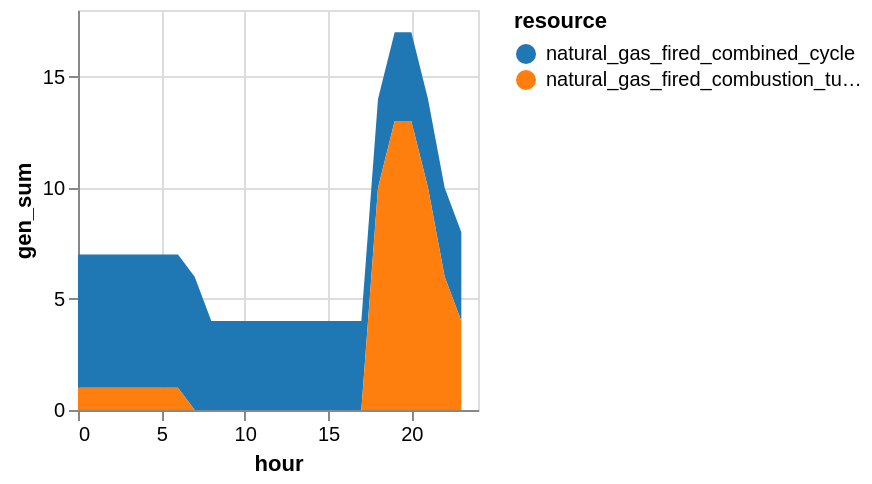

Notebook cell for this chart:
### Markdown cell above
We can examine the commitment status of various units by examining the results in `solution.commit`.

### Code cell
sol_commit = innerjoin(solution.commit, 
                    gen_df[!, [:r_id, :resource]], 
                    on = :r_id)
sol_commit = combine(groupby(sol_commit, [:resource, :hour]), 
            :gen => sum)
sol_commit.hour = sol_commit.hour .- T_period[1]

sol_commit |>
@vlplot(:area, 
    x=:hour, y={:gen_sum, stack=:zero}, 
    color={"resource:n", scale={scheme="category10"}})

### Figure 1 — Vega specification as saved in the notebook (floating-point values rounded to 4 significant figures)
{"$schema": "https://vega.github.io/schema/vega/v5.json", "axes": [{"aria": false, "domain": false, "grid": true, "gridScale": "y", "labels": false, "maxExtent": 0, "minExtent": 0, "orient": "bottom", "scale": "x", "tickCount": {"signal": "ceil(width/40)"}, "ticks": false, "zindex": 0}, {"aria": false, "domain": false, "grid": true, "gridScale": "x", "labels": false, "maxExtent": 0, "minExtent": 0, "orient": "left", "scale": "y", "tickCount": {"signal": "ceil(height/40)"}, "ticks": false, "zindex": 0}, {"grid": false, "labelFlush": true, "labelOverlap": true, "orient": "bottom", "scale": "x", "tickCount": {"signal": "ceil(width/40)"}, "title": "hour", "zindex": 0}, {"grid": false, "labelOverlap": true, "orient": "left", "scale": "y", "tickCount": {"signal": "ceil(height/40)"}, "title": "gen_sum", "zindex": 0}], "background": "white", "data": [{"name": "source_0", "values": [{"gen_sum": 6, "hour": 0, "resource": "natural_gas_fired_combined_cycle"}, {"gen_sum": 1, "hour": 0, "resource": "natural_gas_fired_combustion_turbine"}, {"gen_sum": 6, "hour": 1, "resource": "natural_gas_fired_combined_cycle"}, {"gen_sum": 1, "hour": 1, "resource": "natural_gas_fired_combustion_turbine"}, {"gen_sum": 6, "hour": 2, "resource": "natural_gas_fired_combined_cycle"}, {"gen_sum": 1, "hour": 2, "resource": "natural_gas_fired_combustion_turbine"}, {"gen_sum": 6, "hour": 3, "resource": "natural_gas_fired_combined_cycle"}, {"gen_sum": 1, "hour": 3, "resource": "natural_gas_fired_combustion_turbine"}, {"gen_sum": 6, "hour": 4, "resource": "natural_gas_fired_combined_cycle"}, {"gen_sum": 1, "hour": 4, "resource": "natural_gas_fired_combustion_turbine"}, {"gen_sum": 6, "hour": 5, "resource": "natural_gas_fired_combined_cycle"}, {"gen_sum": 1, "hour": 5, "resource": "natural_gas_fired_combustion_turbine"}, {"gen_sum": 6, "hour": 6, "resource": "natural_gas_fired_combined_cycle"}, {"gen_sum": 1, "hour": 6, "resource": "natural_gas_fired_combustion_turbine"}, {"gen_sum": 6, "hour": 7, "resource": "natural_gas_fired_combined_cycle"}, {"gen_sum": 0, "hour": 7, "resource": "natural_gas_fired_combustion_turbine"}, {"gen_sum": 4, "hour": 8, "resource": "natural_gas_fired_combined_cycle"}, {"gen_sum": 0, "hour": 8, "resource": "natural_gas_fired_combustion_turbine"}, {"gen_sum": 4, "hour": 9, "resource": "natural_gas_fired_combined_cycle"}, {"gen_sum": 0, "hour": 9, "resource": "natural_gas_fired_combustion_turbine"}, {"gen_sum": 4, "hour": 10, "resource": "natural_gas_fired_combined_cycle"}, {"gen_sum": 0, "hour": 10, "resource": "natural_gas_fired_combustion_turbine"}, {"gen_sum": 4, "hour": 11, "resource": "natural_gas_fired_combined_cycle"}, {"gen_sum": 0, "hour": 11, "resource": "natural_gas_fired_combustion_turbine"}, {"gen_sum": 4, "hour": 12, "resource": "natural_gas_fired_combined_cycle"}, {"gen_sum": 0, "hour": 12, "resource": "natural_gas_fired_combustion_turbine"}, {"gen_sum": 4, "hour": 13, "resource": "natural_gas_fired_combined_cycle"}, {"gen_sum": 0, "hour": 13, "resource": "natural_gas_fired_combustion_turbine"}, {"gen_sum": 4, "hour": 14, "resource": "natural_gas_fired_combined_cycle"}, {"gen_sum": 0, "hour": 14, "resource": "natural_gas_fired_combustion_turbine"}, {"gen_sum": 4, "hour": 15, "resource": "natural_gas_fired_combined_cycle"}, {"gen_sum": 0, "hour": 15, "resource": "natural_gas_fired_combustion_turbine"}, {"gen_sum": 4, "hour": 16, "resource": "natural_gas_fired_combined_cycle"}, {"gen_sum": 0, "hour": 16, "resource": "natural_gas_fired_combustion_turbine"}, {"gen_sum": 4, "hour": 17, "resource": "natural_gas_fired_combined_cycle"}, {"gen_sum": 0, "hour": 17, "resource": "natural_gas_fired_combustion_turbine"}, {"gen_sum": 4, "hour": 18, "resource": "natural_gas_fired_combined_cycle"}, {"gen_sum": 10, "hour": 18, "resource": "natural_gas_fired_combustion_turbine"}, {"gen_sum": 4, "hour": 19, "resource": "natural_gas_fired_combined_cycle"}, {"gen_sum": 13, "hour": 19, "resource": "natural_gas_fired_combustion_turbine"}, {"gen_sum": 4, "hour": 20, "resource": "natural_gas_fired_combined_cycle"}, {"gen_sum": 13, "hour": 20, "resource": "natural_gas_fired_combustion_turbine"}, {"gen_sum": 4, "hour": 21, "resource": "natural_gas_fired_combined_cycle"}, {"gen_sum": 10, "hour": 21, "resource": "natural_gas_fired_combustion_turbine"}, {"gen_sum": 4, "hour": 22, "resource": "natural_gas_fired_combined_cycle"}, {"gen_sum": 6, "hour": 22, "resource": "natural_gas_fired_combustion_turbine"}, {"gen_sum": 4, "hour": 23, "resource": "natural_gas_fired_combined_cycle"}, {"gen_sum": 4, "hour": 23, "resource": "natural_gas_fired_combustion_turbine"}]}, {"name": "data_0", "source": "source_0", "transform": [{"as": "hour", "expr": "toNumber(datum[\"hour\"])", "type": "formula"}, {"field": "gen_sum", "groupby": ["resource"], "key": "hour", "method": "value", "type": "impute", "value": 0}, {"as": ["gen_sum_start", "gen_sum_end"], "field": "gen_sum", "groupby": ["hour"], "offset": "zero", "sort": {"field": ["resource"], "order": ["descending"]}, "type": "stack"}]}], "height": 200, "legends": [{"fill": "color", "symbolType": "circle", "title": "resource"}], "marks": [{"encode": {"update": {"height": {"field": {"group": "height"}}, "width": {"field": {"group": "width"}}}}, "from": {"facet": {"data": "data_0", "groupby": ["resource"], "name": "faceted_path_main"}}, "marks": [{"encode": {"update": {"defined": {"signal": "isValid(datum[\"hour\"]) && isFinite(+datum[\"hour\"]) && isValid(datum[\"gen_sum\"]) && isFinite(+datum[\"gen_sum\"])"}, "description": {"signal": "\"hour: \" + (format(datum[\"hour\"], \"\")) + \"; gen_sum: \" + (format(datum[\"gen_sum\"], \"\")) + \"; resource: \" + (isValid(datum[\"resource\"]) ? datum[\"resource\"] : \"\"+datum[\"resource\"])"}, "fill": {"field": "resource", "scale": "color"}, "orient": {"value": "vertical"}, "x": {"field": "hour", "scale": "x"}, "y": {"field": "gen_sum_end", "scale": "y"}, "y2": {"field": "gen_sum_start", "scale": "y"}}}, "from": {"data": "faceted_path_main"}, "name": "marks", "sort": {"field": "datum[\"hour\"]"}, "style": ["area"], "type": "area"}], "name": "pathgroup", "type": "group"}], "padding": 5, "scales": [{"domain": {"data": "data_0", "field": "hour"}, "name": "x", "nice": true, "range": [0, {"signal": "width"}], "type": "linear", "zero": false}, {"domain": {"data": "data_0", "fields": ["gen_sum_start", "gen_sum_end"]}, "name": "y", "nice": true, "range": [{"signal": "height"}, 0], "type": "linear", "zero": true}, {"domain": {"data": "data_0", "field": "resource", "sort": true}, "name": "color", "range": {"scheme": "category10"}, "type": "ordinal"}], "style": "cell", "width": 200}
